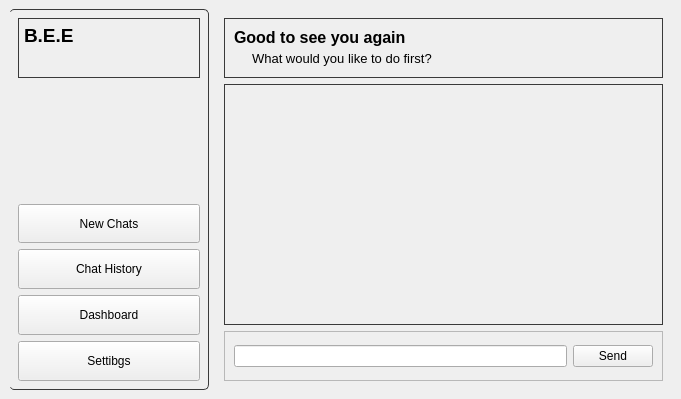
<?xml version="1.0" encoding="UTF-8"?>
<ui version="4.0">
 <class>MainWindow</class>
 <widget class="QMainWindow" name="MainWindow">
  <property name="geometry">
   <rect>
    <x>0</x>
    <y>0</y>
    <width>681</width>
    <height>399</height>
   </rect>
  </property>
  <property name="sizePolicy">
   <sizepolicy hsizetype="Expanding" vsizetype="Preferred">
    <horstretch>0</horstretch>
    <verstretch>0</verstretch>
   </sizepolicy>
  </property>
  <property name="windowTitle">
   <string>MainWindow</string>
  </property>
  <widget class="QWidget" name="centralwidget">
   <property name="enabled">
    <bool>true</bool>
   </property>
   <property name="styleSheet">
    <string notr="true">#sideW{
    border-right:1px solid #3A3A3A;
	border-top:1px solid #3A3A3A;
	border-bottom:1px solid #3A3A3A;
	border-radius:5px;

}

#bee,#gtFrame,#chatBox{
	 border:1px solid #3A3A3A;
}

</string>
   </property>
   <layout class="QHBoxLayout" name="horizontalLayout" stretch="1,4">
    <item>
     <widget class="QWidget" name="sideW" native="true">
      <property name="minimumSize">
       <size>
        <width>200</width>
        <height>0</height>
       </size>
      </property>
      <property name="maximumSize">
       <size>
        <width>400</width>
        <height>16777215</height>
       </size>
      </property>
      <layout class="QVBoxLayout" name="verticalLayout_2" stretch="2,3,1,1,1,1">
       <item>
        <widget class="QLabel" name="bee">
         <property name="minimumSize">
          <size>
           <width>0</width>
           <height>50</height>
          </size>
         </property>
         <property name="maximumSize">
          <size>
           <width>16777215</width>
           <height>60</height>
          </size>
         </property>
         <property name="font">
          <font>
           <pointsize>14</pointsize>
           <bold>true</bold>
          </font>
         </property>
         <property name="text">
          <string>B.E.E</string>
         </property>
         <property name="alignment">
          <set>Qt::AlignmentFlag::AlignLeading|Qt::AlignmentFlag::AlignLeft|Qt::AlignmentFlag::AlignTop</set>
         </property>
        </widget>
       </item>
       <item>
        <spacer name="verticalSpacer">
         <property name="orientation">
          <enum>Qt::Orientation::Vertical</enum>
         </property>
         <property name="sizeHint" stdset="0">
          <size>
           <width>20</width>
           <height>40</height>
          </size>
         </property>
        </spacer>
       </item>
       <item>
        <widget class="QPushButton" name="newChat">
         <property name="sizePolicy">
          <sizepolicy hsizetype="Minimum" vsizetype="Preferred">
           <horstretch>0</horstretch>
           <verstretch>0</verstretch>
          </sizepolicy>
         </property>
         <property name="text">
          <string>New Chats</string>
         </property>
        </widget>
       </item>
       <item>
        <widget class="QPushButton" name="chatHis">
         <property name="sizePolicy">
          <sizepolicy hsizetype="Minimum" vsizetype="Preferred">
           <horstretch>0</horstretch>
           <verstretch>0</verstretch>
          </sizepolicy>
         </property>
         <property name="text">
          <string>Chat History</string>
         </property>
        </widget>
       </item>
       <item>
        <widget class="QPushButton" name="dashboard">
         <property name="sizePolicy">
          <sizepolicy hsizetype="Minimum" vsizetype="Preferred">
           <horstretch>0</horstretch>
           <verstretch>0</verstretch>
          </sizepolicy>
         </property>
         <property name="text">
          <string>Dashboard</string>
         </property>
        </widget>
       </item>
       <item>
        <widget class="QPushButton" name="settings">
         <property name="sizePolicy">
          <sizepolicy hsizetype="Minimum" vsizetype="Preferred">
           <horstretch>0</horstretch>
           <verstretch>0</verstretch>
          </sizepolicy>
         </property>
         <property name="text">
          <string>Settibgs</string>
         </property>
        </widget>
       </item>
      </layout>
     </widget>
    </item>
    <item>
     <widget class="QStackedWidget" name="stackedWidget">
      <property name="sizePolicy">
       <sizepolicy hsizetype="Preferred" vsizetype="Preferred">
        <horstretch>0</horstretch>
        <verstretch>0</verstretch>
       </sizepolicy>
      </property>
      <widget class="QWidget" name="page">
       <layout class="QVBoxLayout" name="verticalLayout">
        <item>
         <widget class="QFrame" name="gtFrame">
          <property name="sizePolicy">
           <sizepolicy hsizetype="Expanding" vsizetype="Preferred">
            <horstretch>0</horstretch>
            <verstretch>0</verstretch>
           </sizepolicy>
          </property>
          <property name="minimumSize">
           <size>
            <width>0</width>
            <height>40</height>
           </size>
          </property>
          <property name="maximumSize">
           <size>
            <width>16777215</width>
            <height>60</height>
           </size>
          </property>
          <property name="frameShape">
           <enum>QFrame::Shape::StyledPanel</enum>
          </property>
          <property name="frameShadow">
           <enum>QFrame::Shadow::Raised</enum>
          </property>
          <layout class="QVBoxLayout" name="verticalLayout_3">
           <item>
            <widget class="QLabel" name="gt1">
             <property name="sizePolicy">
              <sizepolicy hsizetype="Preferred" vsizetype="Preferred">
               <horstretch>0</horstretch>
               <verstretch>0</verstretch>
              </sizepolicy>
             </property>
             <property name="minimumSize">
              <size>
               <width>0</width>
               <height>30</height>
              </size>
             </property>
             <property name="maximumSize">
              <size>
               <width>16777215</width>
               <height>30</height>
              </size>
             </property>
             <property name="font">
              <font>
               <pointsize>12</pointsize>
               <bold>true</bold>
              </font>
             </property>
             <property name="text">
              <string>Good to see you again</string>
             </property>
             <property name="alignment">
              <set>Qt::AlignmentFlag::AlignLeading|Qt::AlignmentFlag::AlignLeft|Qt::AlignmentFlag::AlignTop</set>
             </property>
            </widget>
           </item>
           <item>
            <widget class="QLabel" name="gt2">
             <property name="sizePolicy">
              <sizepolicy hsizetype="Preferred" vsizetype="Preferred">
               <horstretch>0</horstretch>
               <verstretch>0</verstretch>
              </sizepolicy>
             </property>
             <property name="minimumSize">
              <size>
               <width>0</width>
               <height>20</height>
              </size>
             </property>
             <property name="maximumSize">
              <size>
               <width>16777215</width>
               <height>20</height>
              </size>
             </property>
             <property name="font">
              <font>
               <pointsize>10</pointsize>
              </font>
             </property>
             <property name="text">
              <string>     What would you like to do first?</string>
             </property>
             <property name="alignment">
              <set>Qt::AlignmentFlag::AlignLeading|Qt::AlignmentFlag::AlignLeft|Qt::AlignmentFlag::AlignTop</set>
             </property>
            </widget>
           </item>
          </layout>
         </widget>
        </item>
        <item>
         <widget class="QScrollArea" name="chatBox">
          <property name="widgetResizable">
           <bool>true</bool>
          </property>
          <widget class="QWidget" name="scrollAreaWidgetContents">
           <property name="geometry">
            <rect>
             <x>0</x>
             <y>0</y>
             <width>437</width>
             <height>239</height>
            </rect>
           </property>
          </widget>
         </widget>
        </item>
        <item>
         <widget class="QFrame" name="frameLine">
          <property name="sizePolicy">
           <sizepolicy hsizetype="Preferred" vsizetype="Preferred">
            <horstretch>0</horstretch>
            <verstretch>0</verstretch>
           </sizepolicy>
          </property>
          <property name="minimumSize">
           <size>
            <width>0</width>
            <height>50</height>
           </size>
          </property>
          <property name="maximumSize">
           <size>
            <width>16777215</width>
            <height>70</height>
           </size>
          </property>
          <property name="frameShape">
           <enum>QFrame::Shape::StyledPanel</enum>
          </property>
          <property name="frameShadow">
           <enum>QFrame::Shadow::Raised</enum>
          </property>
          <layout class="QHBoxLayout" name="horizontalLayout_2" stretch="1,0">
           <item>
            <widget class="QLineEdit" name="lineEdit">
             <property name="sizePolicy">
              <sizepolicy hsizetype="Preferred" vsizetype="Fixed">
               <horstretch>0</horstretch>
               <verstretch>0</verstretch>
              </sizepolicy>
             </property>
            </widget>
           </item>
           <item>
            <widget class="QPushButton" name="Sendbtn">
             <property name="text">
              <string>Send</string>
             </property>
            </widget>
           </item>
          </layout>
         </widget>
        </item>
       </layout>
      </widget>
      <widget class="QWidget" name="page_2">
       <property name="styleSheet">
        <string notr="true">QPushButton {
    border: 1px solid #3A3A3A;
    background-color: transparent;
    color: grey;
    text-align: left;
    padding: 10px 15px;
    border-radius: 8px;
    font-size: 20px;
    font-weight: 500;
}

QPushButton:hover {
    background-color: #2D2D2D;
}

QPushButton:pressed {
    background-color: #404040;
}
</string>
       </property>
       <layout class="QVBoxLayout" name="verticalLayout_4">
        <item>
         <widget class="QLabel" name="label_14">
          <property name="sizePolicy">
           <sizepolicy hsizetype="Preferred" vsizetype="Maximum">
            <horstretch>0</horstretch>
            <verstretch>0</verstretch>
           </sizepolicy>
          </property>
          <property name="minimumSize">
           <size>
            <width>0</width>
            <height>50</height>
           </size>
          </property>
          <property name="font">
           <font>
            <pointsize>12</pointsize>
            <bold>true</bold>
            <underline>false</underline>
            <strikeout>false</strikeout>
           </font>
          </property>
          <property name="text">
           <string>Your last few chats.......</string>
          </property>
         </widget>
        </item>
        <item>
         <widget class="QPushButton" name="chatBtn1">
          <property name="sizePolicy">
           <sizepolicy hsizetype="Minimum" vsizetype="Fixed">
            <horstretch>0</horstretch>
            <verstretch>0</verstretch>
           </sizepolicy>
          </property>
          <property name="font">
           <font>
            <pointsize>-1</pointsize>
            <fontweight>Medium</fontweight>
           </font>
          </property>
          <property name="styleSheet">
           <string notr="true"/>
          </property>
          <property name="text">
           <string>history text one</string>
          </property>
         </widget>
        </item>
        <item>
         <widget class="QPushButton" name="chatBtn2">
          <property name="text">
           <string>history text two</string>
          </property>
         </widget>
        </item>
        <item>
         <widget class="QPushButton" name="chatBtn3">
          <property name="text">
           <string>history text three</string>
          </property>
         </widget>
        </item>
        <item>
         <widget class="QPushButton" name="chatBtn4">
          <property name="text">
           <string>history text four</string>
          </property>
         </widget>
        </item>
       </layout>
      </widget>
      <widget class="QWidget" name="page_3">
       <property name="styleSheet">
        <string notr="true">QFrame {
    background-color: rgba(255, 255, 255, 18);
    border: 2px solid rgba(255, 255, 255, 180);
    border-radius: 18px;
}

QFrame:hover {
    background-color: rgba(255, 255, 255, 25);
    border: 2px solid rgba(255, 255, 255, 255);
}</string>
       </property>
       <layout class="QGridLayout" name="gridLayout">
        <item row="1" column="0">
         <widget class="QFrame" name="frame">
          <property name="frameShape">
           <enum>QFrame::Shape::StyledPanel</enum>
          </property>
          <property name="frameShadow">
           <enum>QFrame::Shadow::Raised</enum>
          </property>
          <layout class="QHBoxLayout" name="horizontalLayout_3" stretch="1,6">
           <item>
            <widget class="QLabel" name="label_2">
             <property name="font">
              <font>
               <pointsize>26</pointsize>
               <bold>true</bold>
              </font>
             </property>
             <property name="text">
              <string>⌂</string>
             </property>
             <property name="alignment">
              <set>Qt::AlignmentFlag::AlignLeading|Qt::AlignmentFlag::AlignLeft|Qt::AlignmentFlag::AlignTop</set>
             </property>
            </widget>
           </item>
           <item>
            <widget class="QFrame" name="frame_2">
             <property name="frameShape">
              <enum>QFrame::Shape::StyledPanel</enum>
             </property>
             <property name="frameShadow">
              <enum>QFrame::Shadow::Raised</enum>
             </property>
             <layout class="QVBoxLayout" name="verticalLayout_5">
              <item>
               <widget class="QLabel" name="label">
                <property name="sizePolicy">
                 <sizepolicy hsizetype="Preferred" vsizetype="Fixed">
                  <horstretch>0</horstretch>
                  <verstretch>0</verstretch>
                 </sizepolicy>
                </property>
                <property name="font">
                 <font>
                  <bold>true</bold>
                 </font>
                </property>
                <property name="text">
                 <string>RENT DUE:</string>
                </property>
               </widget>
              </item>
              <item>
               <widget class="QLabel" name="label_4">
                <property name="sizePolicy">
                 <sizepolicy hsizetype="Preferred" vsizetype="Fixed">
                  <horstretch>0</horstretch>
                  <verstretch>0</verstretch>
                 </sizepolicy>
                </property>
                <property name="font">
                 <font>
                  <italic>true</italic>
                 </font>
                </property>
                <property name="text">
                 <string>Due Today</string>
                </property>
               </widget>
              </item>
              <item>
               <widget class="QLabel" name="label_5">
                <property name="sizePolicy">
                 <sizepolicy hsizetype="Preferred" vsizetype="Fixed">
                  <horstretch>0</horstretch>
                  <verstretch>0</verstretch>
                 </sizepolicy>
                </property>
                <property name="font">
                 <font>
                  <bold>true</bold>
                 </font>
                </property>
                <property name="text">
                 <string>₹2950</string>
                </property>
               </widget>
              </item>
             </layout>
            </widget>
           </item>
          </layout>
         </widget>
        </item>
        <item row="2" column="0">
         <widget class="QFrame" name="frame_5">
          <property name="frameShape">
           <enum>QFrame::Shape::StyledPanel</enum>
          </property>
          <property name="frameShadow">
           <enum>QFrame::Shadow::Raised</enum>
          </property>
          <layout class="QHBoxLayout" name="horizontalLayout_5" stretch="1,6">
           <item>
            <widget class="QLabel" name="label_10">
             <property name="font">
              <font>
               <pointsize>18</pointsize>
               <bold>false</bold>
              </font>
             </property>
             <property name="text">
              <string>🛒</string>
             </property>
             <property name="alignment">
              <set>Qt::AlignmentFlag::AlignLeading|Qt::AlignmentFlag::AlignLeft|Qt::AlignmentFlag::AlignTop</set>
             </property>
            </widget>
           </item>
           <item>
            <widget class="QFrame" name="frame_6">
             <property name="frameShape">
              <enum>QFrame::Shape::StyledPanel</enum>
             </property>
             <property name="frameShadow">
              <enum>QFrame::Shadow::Raised</enum>
             </property>
             <layout class="QVBoxLayout" name="verticalLayout_7">
              <item>
               <widget class="QLabel" name="label_11">
                <property name="sizePolicy">
                 <sizepolicy hsizetype="Preferred" vsizetype="Fixed">
                  <horstretch>0</horstretch>
                  <verstretch>0</verstretch>
                 </sizepolicy>
                </property>
                <property name="font">
                 <font>
                  <bold>true</bold>
                 </font>
                </property>
                <property name="text">
                 <string>GROCERY</string>
                </property>
               </widget>
              </item>
              <item>
               <widget class="QLabel" name="label_12">
                <property name="sizePolicy">
                 <sizepolicy hsizetype="Preferred" vsizetype="Fixed">
                  <horstretch>0</horstretch>
                  <verstretch>0</verstretch>
                 </sizepolicy>
                </property>
                <property name="font">
                 <font>
                  <italic>true</italic>
                 </font>
                </property>
                <property name="text">
                 <string>5 Items in cart</string>
                </property>
               </widget>
              </item>
              <item>
               <widget class="QLabel" name="label_13">
                <property name="sizePolicy">
                 <sizepolicy hsizetype="Preferred" vsizetype="Fixed">
                  <horstretch>0</horstretch>
                  <verstretch>0</verstretch>
                 </sizepolicy>
                </property>
                <property name="font">
                 <font>
                  <bold>true</bold>
                 </font>
                </property>
                <property name="text">
                 <string>₹1200</string>
                </property>
               </widget>
              </item>
             </layout>
            </widget>
           </item>
          </layout>
         </widget>
        </item>
        <item row="1" column="1" rowspan="2">
         <widget class="QFrame" name="frame_3">
          <property name="frameShape">
           <enum>QFrame::Shape::StyledPanel</enum>
          </property>
          <property name="frameShadow">
           <enum>QFrame::Shadow::Raised</enum>
          </property>
          <layout class="QHBoxLayout" name="horizontalLayout_4" stretch="1,6">
           <item>
            <widget class="QLabel" name="label_6">
             <property name="sizePolicy">
              <sizepolicy hsizetype="Preferred" vsizetype="Preferred">
               <horstretch>0</horstretch>
               <verstretch>0</verstretch>
              </sizepolicy>
             </property>
             <property name="maximumSize">
              <size>
               <width>16777215</width>
               <height>16777215</height>
              </size>
             </property>
             <property name="font">
              <font>
               <pointsize>22</pointsize>
               <bold>false</bold>
              </font>
             </property>
             <property name="text">
              <string>♨</string>
             </property>
             <property name="alignment">
              <set>Qt::AlignmentFlag::AlignLeading|Qt::AlignmentFlag::AlignLeft|Qt::AlignmentFlag::AlignTop</set>
             </property>
            </widget>
           </item>
           <item>
            <widget class="QFrame" name="frame_4">
             <property name="frameShape">
              <enum>QFrame::Shape::StyledPanel</enum>
             </property>
             <property name="frameShadow">
              <enum>QFrame::Shadow::Raised</enum>
             </property>
             <layout class="QVBoxLayout" name="verticalLayout_6">
              <item>
               <widget class="QLabel" name="label_7">
                <property name="sizePolicy">
                 <sizepolicy hsizetype="Preferred" vsizetype="Fixed">
                  <horstretch>0</horstretch>
                  <verstretch>0</verstretch>
                 </sizepolicy>
                </property>
                <property name="font">
                 <font>
                  <bold>true</bold>
                 </font>
                </property>
                <property name="text">
                 <string>TIFFINE DUE:</string>
                </property>
               </widget>
              </item>
              <item>
               <widget class="QLabel" name="label_8">
                <property name="sizePolicy">
                 <sizepolicy hsizetype="Preferred" vsizetype="Fixed">
                  <horstretch>0</horstretch>
                  <verstretch>0</verstretch>
                 </sizepolicy>
                </property>
                <property name="font">
                 <font>
                  <italic>true</italic>
                 </font>
                </property>
                <property name="text">
                 <string>Due Today</string>
                </property>
               </widget>
              </item>
              <item>
               <widget class="QLabel" name="label_9">
                <property name="sizePolicy">
                 <sizepolicy hsizetype="Preferred" vsizetype="Fixed">
                  <horstretch>0</horstretch>
                  <verstretch>0</verstretch>
                 </sizepolicy>
                </property>
                <property name="font">
                 <font>
                  <bold>true</bold>
                 </font>
                </property>
                <property name="text">
                 <string>₹2400</string>
                </property>
               </widget>
              </item>
             </layout>
            </widget>
           </item>
          </layout>
         </widget>
        </item>
        <item row="0" column="0" colspan="2">
         <widget class="QLabel" name="label_15">
          <property name="sizePolicy">
           <sizepolicy hsizetype="Preferred" vsizetype="Maximum">
            <horstretch>0</horstretch>
            <verstretch>0</verstretch>
           </sizepolicy>
          </property>
          <property name="font">
           <font>
            <pointsize>16</pointsize>
            <bold>true</bold>
           </font>
          </property>
          <property name="text">
           <string>Today's Overview</string>
          </property>
         </widget>
        </item>
       </layout>
      </widget>
      <widget class="QWidget" name="page_4">
       <layout class="QGridLayout" name="gridLayout_2">
        <item row="1" column="1">
         <widget class="QPushButton" name="pushButton">
          <property name="text">
           <string>Light</string>
          </property>
         </widget>
        </item>
        <item row="0" column="0">
         <widget class="QLabel" name="label_20">
          <property name="sizePolicy">
           <sizepolicy hsizetype="Preferred" vsizetype="Maximum">
            <horstretch>0</horstretch>
            <verstretch>0</verstretch>
           </sizepolicy>
          </property>
          <property name="font">
           <font>
            <pointsize>16</pointsize>
            <bold>true</bold>
           </font>
          </property>
          <property name="text">
           <string>Settings</string>
          </property>
         </widget>
        </item>
        <item row="4" column="0">
         <widget class="QLabel" name="label_19">
          <property name="font">
           <font>
            <pointsize>12</pointsize>
           </font>
          </property>
          <property name="text">
           <string>Logout:</string>
          </property>
         </widget>
        </item>
        <item row="4" column="1">
         <widget class="QPushButton" name="pushButton_2">
          <property name="text">
           <string>Logout Your Account</string>
          </property>
         </widget>
        </item>
        <item row="3" column="0">
         <widget class="QLabel" name="label_18">
          <property name="font">
           <font>
            <pointsize>12</pointsize>
           </font>
          </property>
          <property name="text">
           <string>Version:</string>
          </property>
         </widget>
        </item>
        <item row="2" column="1">
         <widget class="QPushButton" name="pushButton_3">
          <property name="text">
           <string>Fill Details</string>
          </property>
         </widget>
        </item>
        <item row="1" column="0">
         <widget class="QLabel" name="label_16">
          <property name="font">
           <font>
            <pointsize>12</pointsize>
           </font>
          </property>
          <property name="text">
           <string>Appearance:</string>
          </property>
         </widget>
        </item>
        <item row="2" column="0">
         <widget class="QLabel" name="label_17">
          <property name="font">
           <font>
            <pointsize>12</pointsize>
           </font>
          </property>
          <property name="text">
           <string>Details:</string>
          </property>
         </widget>
        </item>
        <item row="3" column="1">
         <widget class="QComboBox" name="comboBox">
          <item>
           <property name="text">
            <string>                    vers.1.1005.7v</string>
           </property>
          </item>
          <item>
           <property name="text">
            <string>fjkhfhf</string>
           </property>
          </item>
         </widget>
        </item>
       </layout>
      </widget>
      <widget class="QWidget" name="page_5">
       <layout class="QGridLayout" name="gridLayout_3">
        <item row="4" column="2">
         <widget class="QLabel" name="label_22">
          <property name="sizePolicy">
           <sizepolicy hsizetype="Preferred" vsizetype="Maximum">
            <horstretch>0</horstretch>
            <verstretch>0</verstretch>
           </sizepolicy>
          </property>
          <property name="font">
           <font>
            <pointsize>12</pointsize>
           </font>
          </property>
          <property name="styleSheet">
           <string notr="true">QLabel{
	border:1px solid black;
	border-radius: 1px;
	

}</string>
          </property>
          <property name="text">
           <string>7355562687@axl</string>
          </property>
         </widget>
        </item>
        <item row="10" column="0" colspan="2">
         <widget class="QLineEdit" name="lineEdit_6">
          <property name="placeholderText">
           <string>Tiffine Service Name</string>
          </property>
         </widget>
        </item>
        <item row="6" column="2">
         <widget class="QLabel" name="label_26">
          <property name="sizePolicy">
           <sizepolicy hsizetype="Preferred" vsizetype="Maximum">
            <horstretch>0</horstretch>
            <verstretch>0</verstretch>
           </sizepolicy>
          </property>
          <property name="font">
           <font>
            <pointsize>12</pointsize>
           </font>
          </property>
          <property name="styleSheet">
           <string notr="true">QLabel{
	border:1px solid black;
	border-radius: 1px;
	

}</string>
          </property>
          <property name="text">
           <string>7355562687@axl</string>
          </property>
         </widget>
        </item>
        <item row="5" column="0" colspan="2">
         <widget class="QLineEdit" name="lineEdit_4">
          <property name="text">
           <string/>
          </property>
          <property name="placeholderText">
           <string>Landloard Name</string>
          </property>
         </widget>
        </item>
        <item row="13" column="2">
         <widget class="QLabel" name="label_25">
          <property name="sizePolicy">
           <sizepolicy hsizetype="Preferred" vsizetype="Maximum">
            <horstretch>0</horstretch>
            <verstretch>0</verstretch>
           </sizepolicy>
          </property>
          <property name="font">
           <font>
            <pointsize>12</pointsize>
           </font>
          </property>
          <property name="styleSheet">
           <string notr="true">QLabel{
	border:1px solid black;
	border-radius: 1px;
	

}</string>
          </property>
          <property name="text">
           <string>7355562687</string>
          </property>
         </widget>
        </item>
        <item row="12" column="0" colspan="2">
         <widget class="QLineEdit" name="lineEdit_7">
          <property name="placeholderText">
           <string>Tiffine Service UPI ID</string>
          </property>
         </widget>
        </item>
        <item row="6" column="0" colspan="2">
         <widget class="QLineEdit" name="lineEdit_5">
          <property name="placeholderText">
           <string>Landloard UPI Id</string>
          </property>
         </widget>
        </item>
        <item row="5" column="2">
         <widget class="QLabel" name="label_23">
          <property name="sizePolicy">
           <sizepolicy hsizetype="Preferred" vsizetype="Maximum">
            <horstretch>0</horstretch>
            <verstretch>0</verstretch>
           </sizepolicy>
          </property>
          <property name="font">
           <font>
            <pointsize>12</pointsize>
           </font>
          </property>
          <property name="styleSheet">
           <string notr="true">QLabel{
	border:1px solid black;
	border-radius: 1px;
	

}</string>
          </property>
          <property name="text">
           <string>Arjun Bhaiya</string>
          </property>
         </widget>
        </item>
        <item row="13" column="0" colspan="2">
         <widget class="QLineEdit" name="lineEdit_9">
          <property name="placeholderText">
           <string>Tiffine Service Number</string>
          </property>
         </widget>
        </item>
        <item row="10" column="2">
         <widget class="QLabel" name="label_28">
          <property name="sizePolicy">
           <sizepolicy hsizetype="Preferred" vsizetype="Maximum">
            <horstretch>0</horstretch>
            <verstretch>0</verstretch>
           </sizepolicy>
          </property>
          <property name="font">
           <font>
            <pointsize>12</pointsize>
           </font>
          </property>
          <property name="styleSheet">
           <string notr="true">QLabel{
	border:1px solid black;
	border-radius: 1px;
	

}</string>
          </property>
          <property name="text">
           <string>Nepali mess</string>
          </property>
         </widget>
        </item>
        <item row="12" column="2">
         <widget class="QLabel" name="label_27">
          <property name="sizePolicy">
           <sizepolicy hsizetype="Preferred" vsizetype="Maximum">
            <horstretch>0</horstretch>
            <verstretch>0</verstretch>
           </sizepolicy>
          </property>
          <property name="font">
           <font>
            <pointsize>12</pointsize>
           </font>
          </property>
          <property name="styleSheet">
           <string notr="true">QLabel{
	border:1px solid black;
	border-radius: 1px;
	

}</string>
          </property>
          <property name="text">
           <string>7355562687@axl</string>
          </property>
         </widget>
        </item>
        <item row="4" column="0" colspan="2">
         <widget class="QLineEdit" name="lineEdit_3">
          <property name="placeholderText">
           <string>User UPI ID</string>
          </property>
         </widget>
        </item>
        <item row="0" column="0">
         <widget class="QLabel" name="label_3">
          <property name="sizePolicy">
           <sizepolicy hsizetype="Expanding" vsizetype="Preferred">
            <horstretch>0</horstretch>
            <verstretch>0</verstretch>
           </sizepolicy>
          </property>
          <property name="font">
           <font>
            <pointsize>16</pointsize>
            <bold>true</bold>
           </font>
          </property>
          <property name="text">
           <string>Details</string>
          </property>
          <property name="alignment">
           <set>Qt::AlignmentFlag::AlignCenter</set>
          </property>
         </widget>
        </item>
        <item row="9" column="2">
         <widget class="QLabel" name="label_24">
          <property name="sizePolicy">
           <sizepolicy hsizetype="Preferred" vsizetype="Maximum">
            <horstretch>0</horstretch>
            <verstretch>0</verstretch>
           </sizepolicy>
          </property>
          <property name="font">
           <font>
            <pointsize>12</pointsize>
           </font>
          </property>
          <property name="styleSheet">
           <string notr="true">QLabel{
	border:1px solid black;
	border-radius: 1px;
	

}</string>
          </property>
          <property name="text">
           <string>7355562687</string>
          </property>
         </widget>
        </item>
        <item row="9" column="0" colspan="2">
         <widget class="QLineEdit" name="lineEdit_8">
          <property name="placeholderText">
           <string>Landloard NUmber</string>
          </property>
         </widget>
        </item>
        <item row="3" column="2">
         <widget class="QLabel" name="label_21">
          <property name="sizePolicy">
           <sizepolicy hsizetype="Preferred" vsizetype="Maximum">
            <horstretch>0</horstretch>
            <verstretch>0</verstretch>
           </sizepolicy>
          </property>
          <property name="font">
           <font>
            <pointsize>12</pointsize>
           </font>
          </property>
          <property name="styleSheet">
           <string notr="true">QLabel{
	border:1px solid black;
	border-radius: 1px;
	

}</string>
          </property>
          <property name="text">
           <string>ashutosh</string>
          </property>
         </widget>
        </item>
        <item row="3" column="0" colspan="2">
         <widget class="QLineEdit" name="lineEdit_2">
          <property name="sizePolicy">
           <sizepolicy hsizetype="Preferred" vsizetype="Fixed">
            <horstretch>0</horstretch>
            <verstretch>0</verstretch>
           </sizepolicy>
          </property>
          <property name="placeholderText">
           <string>User Name</string>
          </property>
         </widget>
        </item>
       </layout>
      </widget>
     </widget>
    </item>
   </layout>
  </widget>
 </widget>
 <resources/>
 <connections/>
</ui>
